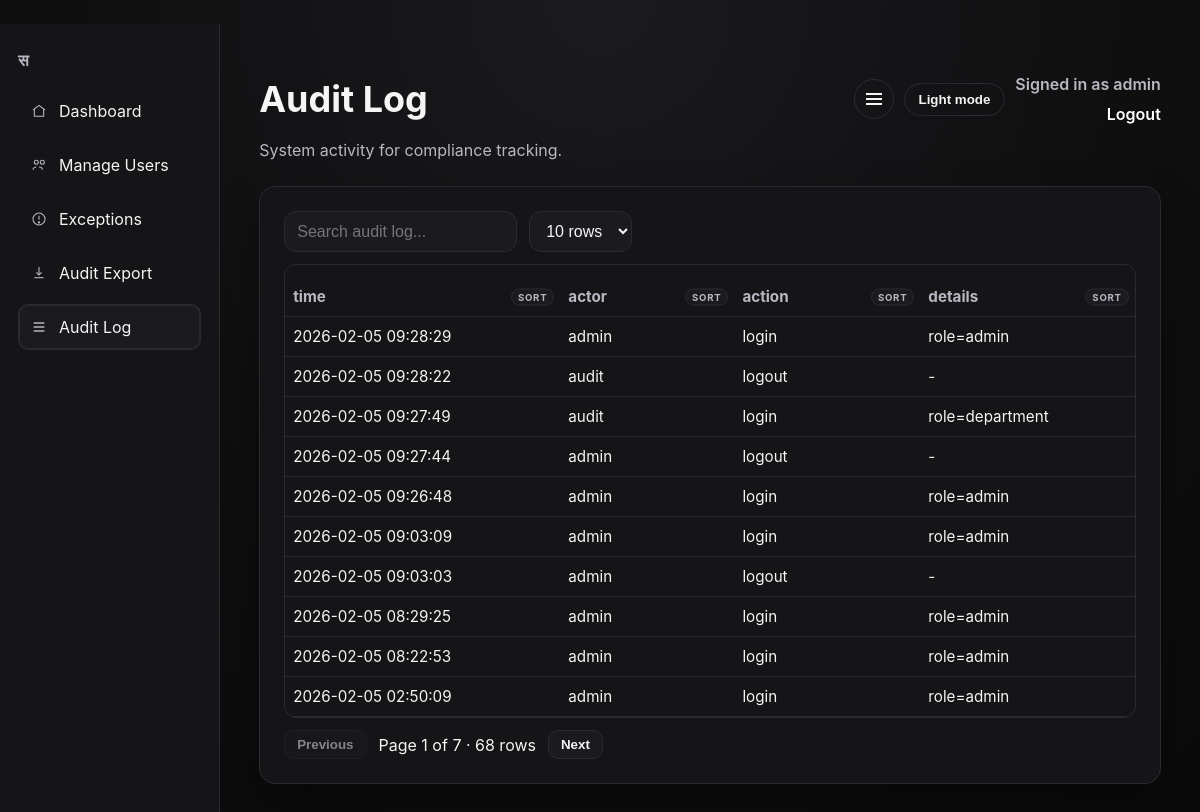
The page /admin/audit (signed in) on the database its author committed.
### tables this page shows
CREATE TABLE users (
                id INTEGER PRIMARY KEY AUTOINCREMENT,
                username TEXT UNIQUE NOT NULL,
                password_hash TEXT NOT NULL,
                role TEXT NOT NULL,
                department TEXT
            );

CREATE TABLE audit_logs (
                id INTEGER PRIMARY KEY AUTOINCREMENT,
                actor TEXT NOT NULL,
                action TEXT NOT NULL,
                details TEXT,
                created_at TEXT NOT NULL
            );

### recon/routes_admin.py (the view)
    @app.route("/admin/audit")
    def admin_audit():
        user = current_user()
        if not user or user["role"] != "admin":
            return redirect(url_for("login"))
        logs = list_audit_logs()
        return render_template("admin_audit.html", user=user, logs=logs)

### recon/auth.py (called while the page is built)
def current_user():
    user_id = session.get("user_id")
    if not user_id:
        return None
    user = get_user_by_id(user_id)
    if not user:
        return None
    return {
        "id": user["id"],
        "username": user["username"],
        "role": user["role"],
        "department": user["department"],
    }

### recon/db.py (called while the page is built)
def db_connect():
    DATA_DIR.mkdir(parents=True, exist_ok=True)
    UPLOADS_DIR.mkdir(parents=True, exist_ok=True)
    conn = sqlite3.connect(DB_PATH)
    conn.row_factory = sqlite3.Row
    return conn

def get_user_by_id(user_id: int):
    conn = db_connect()
    try:
        cur = conn.execute("SELECT * FROM users WHERE id = ?", (user_id,))
        return cur.fetchone()
    finally:
        conn.close()

def list_audit_logs(limit: int = 200):
    conn = db_connect()
    try:
        cur = conn.execute("SELECT * FROM audit_logs ORDER BY created_at DESC LIMIT ?", (limit,))
        return cur.fetchall()
    finally:
        conn.close()

### templates/admin_audit.html (shortened to what this page needs)
﻿<!doctype html>
<html lang="en">
  <head>
    <link rel="stylesheet" href="{{ url_for('static', filename='style.css') }}?v=20260205" />
  </head>
  <body>
    <div class="layout">
      <aside class="sidebar">
        <div class="brand">&#2360;</div>
        <nav class="nav">
          <a class="nav-link" data-tooltip="Dashboard" href="{{ url_for('admin') }}">
            <svg viewBox="0 0 24 24" fill="none" stroke-width="1.6">
              <path d="M3 10.5l9-7 9 7"></path>
              <path d="M5 9.5V20h14V9.5"></path>
            </svg>
            <span class="label">Dashboard</span>
          </a>
          <a class="nav-link" data-tooltip="Manage Users" href="{{ url_for('admin_users') }}">
            <svg viewBox="0 0 24 24" fill="none" stroke-width="1.6">
              <circle cx="8" cy="8" r="3"></circle>
              <circle cx="17" cy="8" r="3"></circle>
              <path d="M3 19c0-2.5 3-4 5-4"></path>
              <path d="M12 15c2.5 0 5 1.5 5 4"></path>
            </svg>
            <span class="label">Manage Users</span>
          </a>
          <a class="nav-link" data-tooltip="Exceptions" href="{{ url_for('admin_exceptions') }}">
            <svg viewBox="0 0 24 24" fill="none" stroke-width="1.6">
              <circle cx="12" cy="12" r="9"></circle>
              <path d="M12 7v6"></path>
              <circle cx="12" cy="17" r="1"></circle>
            </svg>
            <span class="label">Exceptions</span>
          </a>
          <a class="nav-link" data-tooltip="Audit Export" href="{{ url_for('admin_export_submissions') }}">
            <svg viewBox="0 0 24 24" fill="none" stroke-width="1.6">
              <path d="M12 3v12"></path>
              <path d="M8 11l4 4 4-4"></path>
              <path d="M5 19h14"></path>
            </svg>
            <span class="label">Audit Export</span>
          </a>
          <a class="nav-link active" data-tooltip="Audit Log" href="{{ url_for('admin_audit') }}">
            <svg viewBox="0 0 24 24" fill="none" stroke-width="1.6">
              <path d="M4 6h16"></path>
              <path d="M4 12h16"></path>
              <path d="M4 18h16"></path>
            </svg>
            <span class="label">Audit Log</span>
          </a>
        </nav>
      </aside>
      <main class="page">
        <header class="hero row">
          <div>
            <h1>Audit Log</h1>
            <p>System activity for compliance tracking.</p>
          </div>
          <div class="toolbar">
            <button type="button" class="sidebar-toggle" data-sidebar-toggle aria-label="Toggle sidebar">
              <span class="icon-bars" aria-hidden="true"></span>
            </button>
            <button type="button" class="theme-toggle" data-theme-toggle>Light mode</button>
            <div class="user">
              <span>Signed in as {{ user.username }}</span>
              <a href="{{ url_for('logout') }}">Logout</a>
            </div>
          </div>
        </header>
        <section class="card">
          {% if logs %}
            <div class="table-block">
              <div class="table-actions">
                <div class="table-controls">
                  <input type="search" class="table-search" placeholder="Search audit log..." />
                  <select class="table-page-size">
                    <option value="10">10 rows</option>
                  </select>
                </div>
              </div>
              <div class="table-wrap">
                <table>
                  <thead>
                    <tr>
                      <th class="sortable">time</th>
                      <th class="sortable">actor</th>
                      <th class="sortable">action</th>
                      <th class="sortable">details</th>
                    </tr>
                  </thead>
                  <tbody>
                    {% for item in logs %}
                      <tr>
                        <td data-label="time">{{ item.created_at }}</td>
                        <td data-label="actor">{{ item.actor }}</td>
                        <td data-label="action">{{ item.action }}</td>
                        <td data-label="details">{{ item.details or '-' }}</td>
                      </tr>
                    {% endfor %}
                  </tbody>
                </table>
              </div>
              <div class="table-footer">
                <button type="button" class="pager prev">Previous</button>
                <span class="page-info"></span>
                <button type="button" class="pager next">Next</button>
              </div>
            </div>
          {% else %}
            <p class="empty">No audit entries yet.</p>
          {% endif %}
        </section>
      </main>
    </div>
  </body>
</html>

### static/style.css (style rules this page uses)
* { box-sizing: border-box; }
body { margin: 0; font-family: "Geist", "Inter", "Segoe UI", sans-serif; color: var(--text); background: radial-gradient(circle at top, #1b1b1f 0%, #0f0f10 50%, #0a0a0c 100%); min-height: 100vh; line-height: 1.5; }
.page { width: min(1100px, 92%); margin: 0 auto; padding: 48px 0 64px; }
.layout { display: grid; grid-template-columns: 220px 1fr; min-height: 100vh; }
.sidebar { background: var(--card); border-right: 1px solid var(--border); padding: 24px 18px; position: sticky; top: 0; height: 100vh; }
.brand { font-weight: 700; letter-spacing: 0.08em; text-transform: uppercase; color: var(--muted); margin-bottom: 16px; }
.nav { display: grid; gap: 8px; }
.nav-link { text-decoration: none; color: var(--text); padding: 10px 12px; border-radius: 10px; border: 1px solid transparent; display: grid; grid-template-columns: 18px 1fr; align-items: center; gap: 10px; position: relative; }
.nav-link.active { background: var(--card-alt); border-color: var(--border); box-shadow: inset 0 0 0 1px var(--border); }
.nav-link { position: relative; }
.sidebar, .layout { transition: grid-template-columns 0.2s ease, padding 0.2s ease; }
.sidebar-toggle { border: 1px solid var(--border); border-radius: 999px; width: 40px; height: 40px; padding: 0; font-weight: 600; background: var(--ghost-bg); color: var(--text); cursor: pointer; display: inline-flex; align-items: center; justify-content: center; }
.icon-bars { display: inline-block; width: 16px; height: 2px; background: var(--text); position: relative; }
.icon-bars::before, .icon-bars::after { content: ""; position: absolute; left: 0; width: 16px; height: 2px; background: var(--text); }
.icon-bars::before { top: -5px; }
.icon-bars::after { top: 5px; }
.nav-link .label { display: inline-block; }
.nav-link svg { width: 16px; height: 16px; stroke: var(--muted); }
.nav-link.active svg { stroke: var(--text); }
.hero { margin-bottom: 24px; }
.hero.row { display: flex; align-items: flex-start; justify-content: space-between; gap: 16px; }
.hero h1 { font-size: clamp(2rem, 3vw, 3rem); margin: 0 0 12px; }
.hero p { margin: 0; color: var(--muted); max-width: 760px; }
.toolbar { display: flex; gap: 10px; align-items: center; justify-content: flex-end; }
.user { text-align: right; font-weight: 600; color: var(--muted); display: grid; gap: 6px; }
.user a { color: var(--accent); text-decoration: none; }
.card { background: var(--card); border: 1px solid var(--border); border-radius: 16px; padding: 24px; margin-bottom: 24px; box-shadow: 0 18px 40px rgba(0, 0, 0, 0.35); }
input[type="file"], input[type="text"], input[type="password"], input[type="search"], select { padding: 10px 12px; border: 1px solid var(--border); border-radius: 12px; background: var(--card-alt); font-size: 1rem; color: var(--text); }
button { width: fit-content; padding: 10px 18px; border: none; border-radius: 999px; font-weight: 600; background: var(--btn-bg); color: var(--btn-text); cursor: pointer; transition: background 0.2s ease; }
.theme-toggle { border: 1px solid var(--border); border-radius: 999px; padding: 8px 14px; font-weight: 600; background: var(--ghost-bg); color: var(--text); cursor: pointer; }
.table-wrap { overflow-x: auto; border: 1px solid var(--border); border-radius: 12px; background: var(--card); }
.table-block { display: grid; gap: 12px; }
.table-actions { display: flex; justify-content: space-between; align-items: center; flex-wrap: wrap; gap: 12px; }
.table-controls { display: flex; gap: 12px; flex-wrap: wrap; }
.table-controls input[type="search"] { min-width: 220px; }
.table-footer { display: flex; align-items: center; gap: 12px; }
.pager { padding: 6px 12px; border-radius: 10px; border: 1px solid var(--border); background: var(--card-alt); color: var(--text); font-weight: 600; cursor: pointer; }
.pager:disabled { opacity: 0.5; cursor: not-allowed; }
table { width: 100%; border-collapse: collapse; margin-top: 12px; }
th, td { border-bottom: 1px solid var(--border); text-align: left; padding: 10px 8px; font-size: 0.95rem; }
th { color: var(--muted); font-weight: 700; }
th.sortable { cursor: pointer; position: relative; padding-right: 64px; }
th.sortable::after { content: "sort"; position: absolute; right: 6px; top: 50%; transform: translateY(-50%); color: var(--muted); font-size: 0.6rem; text-transform: uppercase; letter-spacing: 0.08em; border: 1px solid var(--border); background: var(--card-alt); padding: 2px 6px; border-radius: 999px; }

### rows shown on the page
users: username "admin"
audit_logs: created_at "2026-02-05 09:28:29", actor "admin", action "login", details "role=admin"
audit_logs: created_at "2026-02-05 09:28:22", actor "audit", action "logout", details "-"
audit_logs: created_at "2026-02-05 09:27:49", actor "audit", action "login", details "role=department"
audit_logs: created_at "2026-02-05 09:27:44", actor "admin", action "logout", details "-"
audit_logs: created_at "2026-02-05 09:26:48", actor "admin", action "login", details "role=admin"
audit_logs: created_at "2026-02-05 09:03:09", actor "admin", action "login", details "role=admin"
audit_logs: created_at "2026-02-05 09:03:03", actor "admin", action "logout", details "-"
audit_logs: created_at "2026-02-05 08:29:25", actor "admin", action "login", details "role=admin"
audit_logs: created_at "2026-02-05 08:22:53", actor "admin", action "login", details "role=admin"
audit_logs: created_at "2026-02-05 02:50:09", actor "admin", action "login", details "role=admin"
